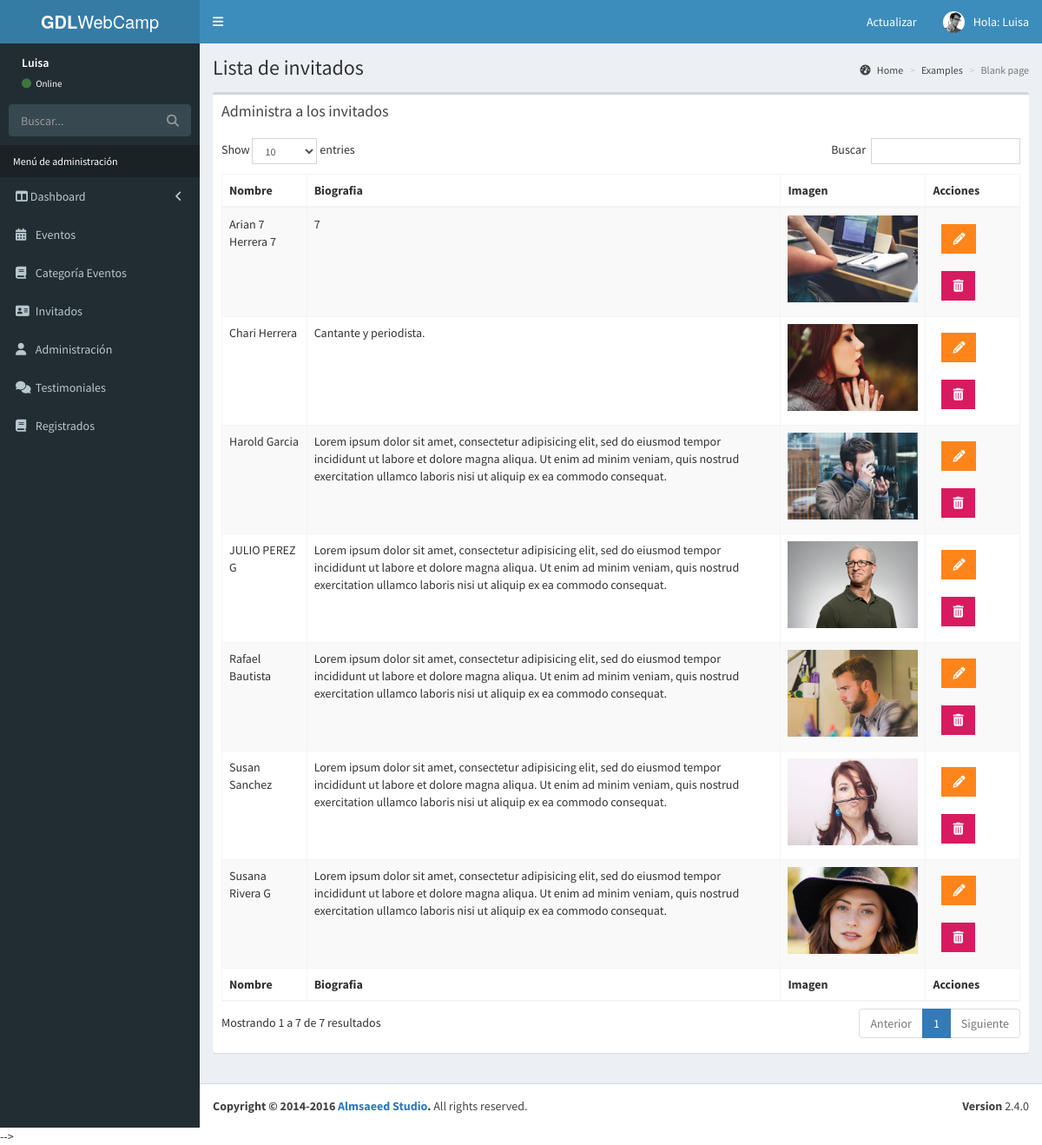
The app's page /admin/lista-invitados.php (signed in) with its own data.
### tables this page shows
CREATE TABLE `invitados` (
  `invitado_id` tinyint(4) NOT NULL,
  `nombre_invitado` varchar(30) NOT NULL,
  `apellido_invitado` varchar(30) NOT NULL,
  `descripcion` text NOT NULL,
  `url_imagen` varchar(50) NOT NULL,
  `editado` datetime NOT NULL
);

### admin/lista-invitados.php (the view, shortened to what this page needs)
<?php
  include_once 'templates/header.php';
  include_once 'templates/barra.php';
  include_once 'templates/navegacion.php';
  include_once 'funciones/funciones.php';
?>
  <div class="content-wrapper">
    <section class="content-header">
      <h1>
        Lista de invitados
      </h1>
      <ol class="breadcrumb">
        <li><a href="#"><i class="fa fa-dashboard"></i> Home</a></li>
        <li><a href="#">Examples</a></li>
        <li class="active">Blank page</li>
      </ol>
    </section>
    <section class="content">
      <div class="row">
        <div class="col-xs-12">
          <div class="box">
            <div class="box-header">
              <h3 class="box-title">Administra a los invitados</h3>
            </div>
            <div class="box-body">
              <table id="registros" class="table table-bordered table-striped">
                <thead>
                <tr>
                  <th>Nombre</th>
                  <th>Biografia</th>
                  <th>Imagen</th>
                  <th>Acciones</th>
                </tr>
                </thead>
                <tbody>
              	<?php
              		try {
              			$sql="SELECT * FROM invitados";
              			$resultado=$conn->query($sql);
              		} catch (Exception $e) {
              			echo 'Error: '.$e->getMessage();
              		}
              		while($invitado=$resultado->fetch_assoc()){
              			?>
              			<tr>
		                  <td><?php echo $invitado['nombre_invitado']." ".$invitado['apellido_invitado']; ?></td>
		                  <td><?php echo $invitado['descripcion']; ?></td>
                      <td><img src="../img/<?php echo $invitado['url_imagen']; ?>" width="150"></td>
		                  <td>
		                  	<a href="editar-invitado.php?id=<?php echo $invitado['invitado_id']; ?>" class="btn bg-orange btn-flat margin"><i class="fas fa-pencil-alt"></i></a>
		                  	<a href="#" data-id="<?php echo $invitado['invitado_id']; ?>" class="btn bg-maroon btn-flat margin borrar_registro" data-tipo="invitados"><i class="fa fa-trash"></i></a>
		                  </td>
		                </tr>
              			<?php
              		}
              	?>
                </tbody>
                <tfoot>
                <tr>
                  <th>Nombre</th>
                  <th>Biografia</th>
                  <th>Imagen</th>
                  <th>Acciones</th>
                </tr>
                </tfoot>
              </table>
            </div>
          </div>
        </div>
      </div>
    </section>
  </div>
<?php
  include_once 'templates/footer.php';
?>

### admin/css/admin.css (style rules this page uses)
.content-wrapper { overflow: auto; }

### records on screen
invitados: nombre_invitado "Rafael", apellido_invitado "Bautista", descripcion "Lorem ipsum dolor sit amet, consectetur adipisicing elit, sed do eiusmod tempor incididunt ut labore et dolore magna aliqua. Ut enim ad minim veniam, quis nostrud exercitation ullamco laboris nisi ut aliquip ex ea commodo consequat.", url_imagen (picture)
invitados: nombre_invitado "Chari", apellido_invitado "Herrera", descripcion "Cantante y periodista.", url_imagen (picture)
invitados: nombre_invitado "JULIO", apellido_invitado "PEREZ G", descripcion "Lorem ipsum dolor sit amet, consectetur adipisicing elit, sed do eiusmod tempor incididunt ut labore et dolore magna aliqua. Ut enim ad minim veniam, quis nostrud exercitation ullamco laboris nisi ut aliquip ex ea commodo consequat.", url_imagen (picture)
invitados: nombre_invitado "Susana", apellido_invitado "Rivera G", descripcion "Lorem ipsum dolor sit amet, consectetur adipisicing elit, sed do eiusmod tempor incididunt ut labore et dolore magna aliqua. Ut enim ad minim veniam, quis nostrud exercitation ullamco laboris nisi ut aliquip ex ea commodo consequat.", url_imagen (picture)
invitados: nombre_invitado "Harold", apellido_invitado "Garcia", descripcion "Lorem ipsum dolor sit amet, consectetur adipisicing elit, sed do eiusmod tempor incididunt ut labore et dolore magna aliqua. Ut enim ad minim veniam, quis nostrud exercitation ullamco laboris nisi ut aliquip ex ea commodo consequat.", url_imagen (picture)
invitados: nombre_invitado "Susan", apellido_invitado "Sanchez", descripcion "Lorem ipsum dolor sit amet, consectetur adipisicing elit, sed do eiusmod tempor incididunt ut labore et dolore magna aliqua. Ut enim ad minim veniam, quis nostrud exercitation ullamco laboris nisi ut aliquip ex ea commodo consequat.", url_imagen (picture)
invitados: nombre_invitado "Arian 7", apellido_invitado "Herrera 7", descripcion "7", url_imagen (picture)

### other values on screen
$_SESSION['nombre'] "Luisa"
